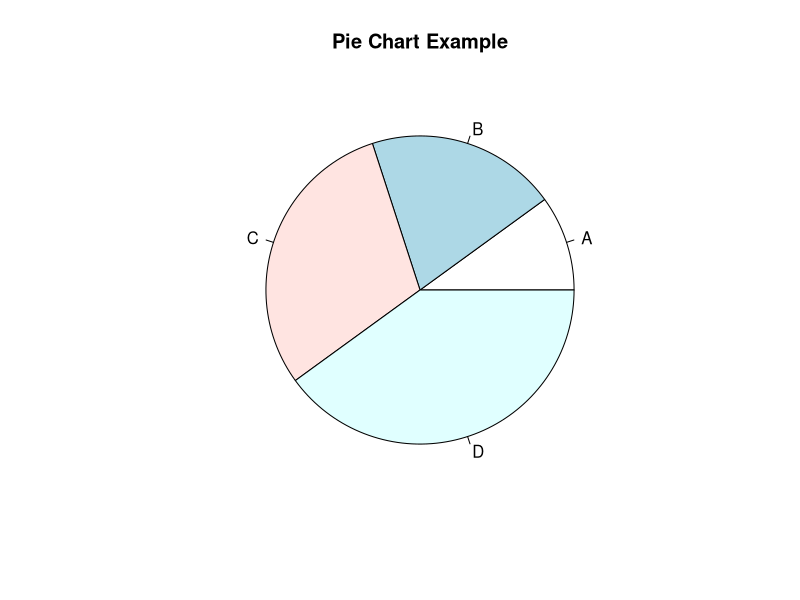

R code for this plot:
sizes <- c(10, 20, 30, 40)
labels <- c("A", "B", "C", "D")

pie(sizes, labels = labels, main = "Pie Chart Example")
